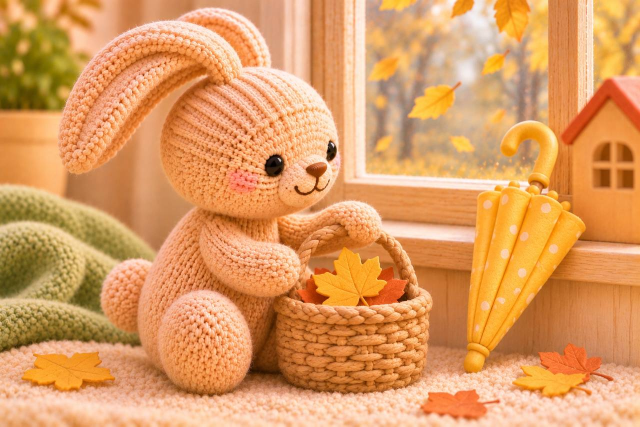
#> input picture assets/cards/season_autumn.jpg, 1280 x 853 px (shown at 1/2 size)
$ python -i monthly_album.py   (imports and definitions only)
#> lines starting #> are read from the running program, lines starting #| are printed output that depends on the picture
#!/usr/bin/env python3
"""Album of the month: one picture on the 1st with how the last month went.

What is on it, all from the database, no model call:
- the month and the child (name, age at the end of the month), on the season's picture;
- games received, games the family marked (any answer, tap or word), areas covered;
- up to three games the family liked, with their skill pictures; with no "liked" mark
  the block shows the last games of the month under a neutral heading instead;
- the areas of the month with how many games each;
- one short quote from the parent about a game that went well, when there is one.

No scores, norms, comparisons or development claims: facts and the parent's own words.
A child gets an album only after at least MIN_DAYS of games in that month. Test children
are skipped by the monthly run. Sent once per child, recipient and month (table albums).
The picture needs Pillow (python3-pil) and the bundled Nunito font (assets/fonts, OFL).
Off unless GAME_ALBUM=1.

    python3 src/ops/monthly_album.py run [--month YYYY-MM] [--dry-run]
    python3 src/ops/monthly_album.py preview --child ID [--month YYYY-MM] --out FILE.jpg
"""

import argparse
import calendar
import hashlib
import io
import json
import os
import sqlite3
import sys
import urllib.parse
import urllib.request
import uuid
from datetime import date, datetime, timedelta, timezone
from pathlib import Path

ROOT = Path(__file__).resolve().parents[2]
sys.path.insert(0, str(ROOT))

from src.delivery import game_delivery, greetings  # noqa: E402
from src.feedback import month_theme  # noqa: E402
from src.preparation import skills  # noqa: E402

DB_PATH = ROOT / "data" / "game-of-the-day.db"
CARDS = ROOT / "assets" / "cards"
FONT = ROOT / "assets" / "fonts" / "Nunito.ttf"
MOSCOW = timezone(timedelta(hours=3))
MIN_DAYS = 14
FAVOURITES = 3
MAX_QUOTE = 90
MONTHS = ["Январь", "Февраль", "Март", "Апрель", "Май", "Июнь", "Июль", "Август", "Сентябрь",
          "Октябрь", "Ноябрь", "Декабрь"]
MONTH_EMOJI = {12: "❄️", 1: "❄️", 2: "❄️", 3: "🌷", 4: "🌷", 5: "🌷", 6: "☀️", 7: "☀️", 8: "☀️",
               9: "🍂", 10: "🍂", 11: "🍂"}
SEASON = {12: "winter", 1: "winter", 2: "winter", 3: "spring", 4: "spring", 5: "spring",
          6: "summer", 7: "summer", 8: "summer", 9: "autumn", 10: "autumn", 11: "autumn"}
GENITIVE = ["января", "февраля", "марта", "апреля", "мая", "июня", "июля", "августа",
            "сентября", "октября", "ноября", "декабря"]
SKILL_COLOR = {"speech": (231, 170, 70), "fine_motor": (196, 150, 210), "coordination": (122, 168, 72),
               "sensory": (110, 160, 220), "cognitive": (240, 200, 60), "social_emotional": (232, 120, 140),
               "self_care": (90, 190, 170), "imagination": (150, 130, 220)}


def enabled():
    return os.environ.get("GAME_ALBUM") == "1"


# [5 lines left out: function connect, not called in this run]


def previous_month(today):
    first = today.replace(day=1)
    return (first - timedelta(days=1)).strftime("%Y-%m")


# [79 lines left out: functions age_text, collect, quote, caption, not called in this run]


# --- picture -------------------------------------------------------------------------

W, H = 1080, 1440
CREAM, INK, MUTED, ACCENT, WHITE = (251, 246, 238), (59, 47, 37), (138, 122, 104), (124, 154, 62), (255, 255, 255)


# [33 lines left out: functions _font, _cover, _wrap, not called in this run]


def render(data):
    """The album as JPEG bytes."""
    from PIL import Image, ImageDraw

    year, mon = map(int, data["month"].split("-"))
    canvas = Image.new("RGB", (W, H), CREAM)
    draw = ImageDraw.Draw(canvas)

    hero_h = 360
    hero = _cover(Image.open(CARDS / f"season_{SEASON[mon]}.jpg").convert("RGB"), W, hero_h)
    shade = Image.new("L", (1, hero_h))
    for y in range(hero_h):
        shade.putpixel((0, y), int(165 * max(0, (y - hero_h * 0.35) / (hero_h * 0.65))))
    dark = Image.new("RGB", (W, hero_h), (30, 20, 10))
    hero.paste(dark, (0, 0), shade.resize((W, hero_h)))
    canvas.paste(hero, (0, 0))
    title, sub = _font(96, "Black"), _font(40, "Bold")
    draw.text((64, hero_h - 168), MONTHS[mon - 1], font=title, fill=WHITE)
    draw.text((66, hero_h - 62), f"{data['name']} · {data['age']}", font=sub, fill=(255, 243, 224))
    brand = _font(30, "ExtraBold")
    draw.rounded_rectangle((48, 36, 72 + draw.textlength("«Игра дня»", font=brand), 84), 24, fill=(255, 255, 255))
    draw.text((60, 40), "«Игра дня»", font=brand, fill=ACCENT)

    y = hero_h + 36
    stats = [(data["received"], greetings.plural(data["received"], "игра пришла", "игры пришли", "игр пришло")),
             (data["marked"], "отметили вы"),
             (len(data["areas"]), greetings.plural(len(data["areas"]), "направление", "направления", "направлений"))]
    stats = [s for s in stats if s[0]]  # never a reproachful zero
    gap = 24
    box_w = (W - 128 - (len(stats) - 1) * gap) // len(stats)
    big, small = _font(64, "Black"), _font(28, "Bold")
    for i, (value, label) in enumerate(stats):
        x = 64 + i * (box_w + gap)
        draw.rounded_rectangle((x, y, x + box_w, y + 120), 22, fill=WHITE)
        text = str(value)
        draw.text((x + (box_w - draw.textlength(text, font=big)) / 2, y + 4), text, font=big, fill=ACCENT)
        draw.text((x + (box_w - draw.textlength(label, font=small)) / 2, y + 78), label, font=small, fill=MUTED)
    y += 120 + 36

    label_font = _font(28, "ExtraBold")
    heading = "БОЛЬШЕ ВСЕГО ПОНРАВИЛОСЬ" if data["favourites_liked"] else "ИГРЫ МЕСЯЦА"
    draw.text((64, y), heading, font=label_font, fill=MUTED)
    y += 50
    tile = (W - 128 - 2 * 24) // 3
    cap_font = _font(27, "Bold")
    for i, game in enumerate(data["favourites"]):
        x = 64 + i * (tile + 24)
        draw.rounded_rectangle((x, y, x + tile, y + tile + 96), 22, fill=WHITE)
        path = CARDS / f"skill_{game['skill']}.jpg"
        if path.is_file():
            picture = _cover(Image.open(path).convert("RGB"), tile, tile)
            mask = Image.new("L", (tile, tile), 0)
            ImageDraw.Draw(mask).rounded_rectangle((0, 0, tile, tile + 30), 22, fill=255)
            canvas.paste(picture, (x, y), mask)
        for j, line in enumerate(_wrap(draw, game["title"], cap_font, tile - 28, 2)):
            draw.text((x + 14, y + tile + 12 + j * 34), line, font=cap_font, fill=INK)
    y += tile + 96 + 30

    if data["quote"]:
        quote_font, when_font = _font(32, "SemiBold"), _font(25, "Bold")
        lines = _wrap(draw, f"«{data['quote']['text']}»", quote_font, W - 128 - 56, 2)
        height = 30 + len(lines) * 42 + 40
        draw.rounded_rectangle((64, y, W - 64, y + height), 22, fill=WHITE)
        for j, line in enumerate(lines):
            draw.text((92, y + 20 + j * 42), line, font=quote_font, fill=INK)
        draw.text((92, y + 24 + len(lines) * 42), f"вы писали {data['quote']['date']}", font=when_font, fill=MUTED)
        y += height + 26

    chip_font = _font(25, "Bold")
    x = 64
    for skill, count in data["areas"]:
        text = f"{skills.LABELS.get(skill, skill)} · {count}"
        width = draw.textlength(text, font=chip_font) + 64
        if x + width > W - 64:
            x, y = 64, y + 52
        draw.rounded_rectangle((x, y, x + width, y + 42), 21, fill=WHITE)
        draw.ellipse((x + 16, y + 13, x + 32, y + 29), fill=SKILL_COLOR.get(skill, ACCENT))
        draw.text((x + 42, y + 5), text, font=chip_font, fill=INK)
        x += width + 12

    # The height follows the content: no empty band when a month has no quote or few areas.
    canvas = canvas.crop((0, 0, W, min(H, y + 42 + 64)))

    out = io.BytesIO()
    canvas.save(out, "JPEG", quality=88, optimize=True)
    return out.getvalue()


# --- sending -------------------------------------------------------------------------

# [127 lines left out: functions _multipart, _post, send_telegram, send_vk, send, run and 2 more, not called in this run]


# [2 lines not run here, left out]

>>> import cv2
>>> picture = cv2.imread('../../assets/cards/season_autumn.jpg', cv2.IMREAD_GRAYSCALE)
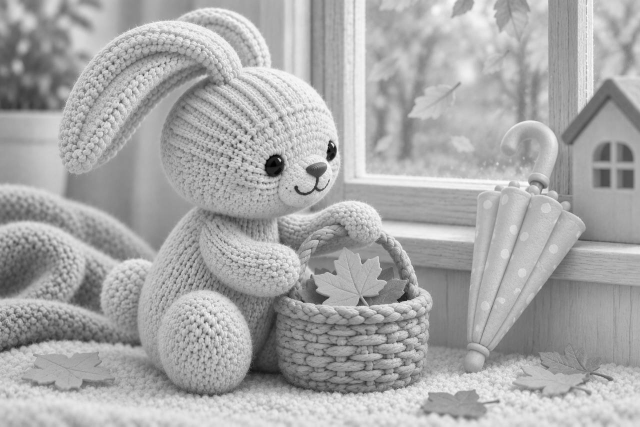
#> picture: shape (853, 1280) (shown at 1/2 size); min 0, max 255, mean 168.5
#> (the run stopped early here; a loop or call above may not have finished)

$ run again, on assets/cards/season_winter.jpg
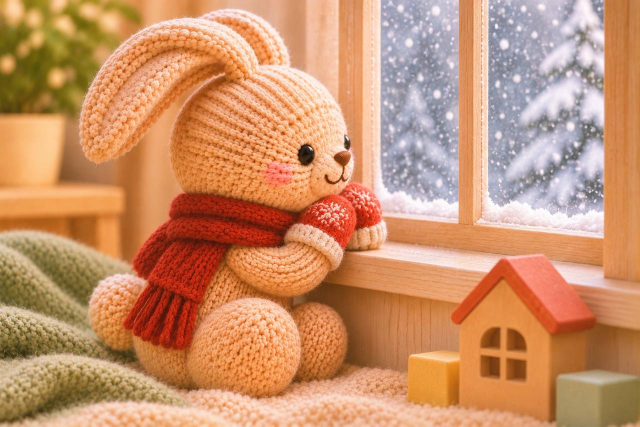
#> input picture assets/cards/season_winter.jpg, 1280 x 853 px (shown at 1/2 size)
#> `picture = cv2.imread('../../assets/cards/season_autumn.jpg', cv2.IMREA..`:
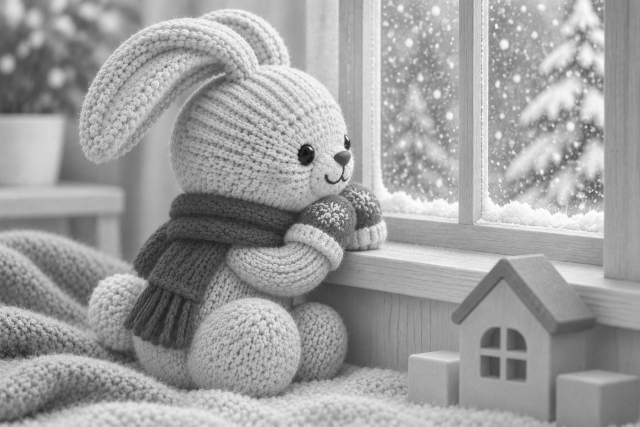
#> picture: shape (853, 1280) (shown at 1/2 size); min 9, max 255, mean 158
